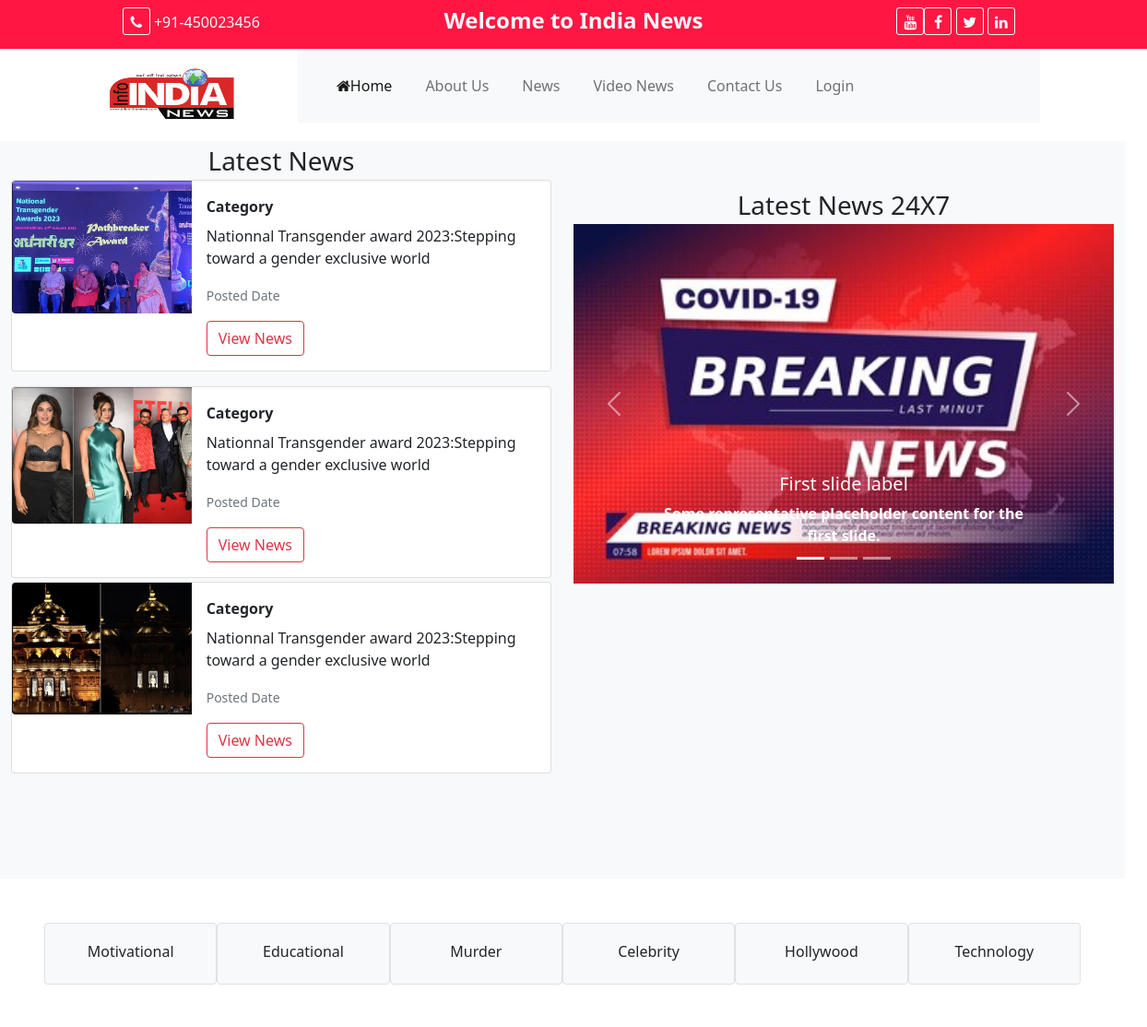
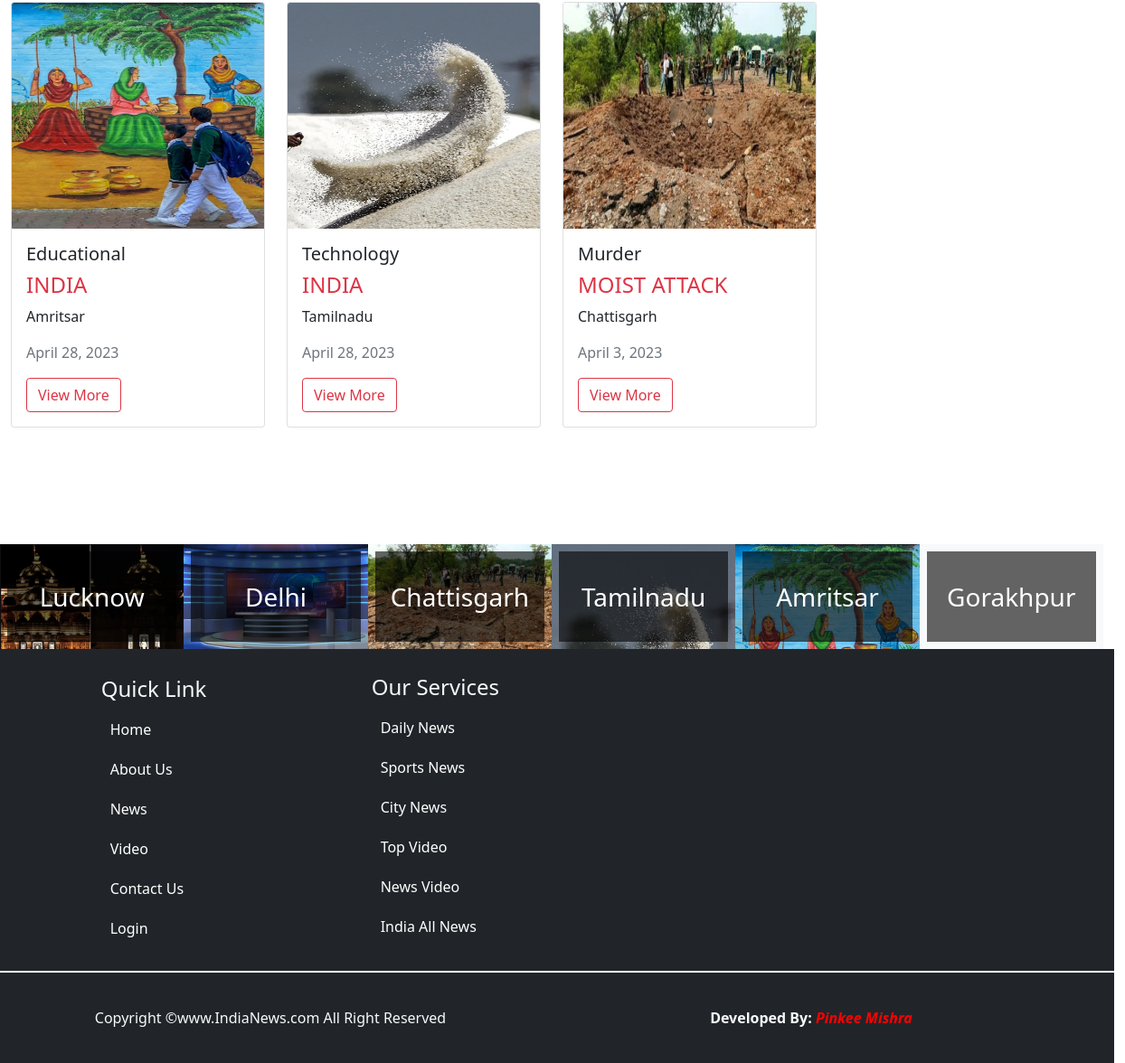
The app's page /index/ with its own data (2 pictures, top to bottom).
### news/models.py (models this page shows, shortened)
class category(models.Model):
    cname=models.CharField(max_length=200)
    def __str__(self):
       return self.cname

class news(models.Model):
    headline=models.CharField(max_length=500)
    newspic=models.ImageField(upload_to='static/news/', default="")
    ndes=models.TextField()
    city=models.ForeignKey(city,on_delete=models.CASCADE)
    category=models.ForeignKey(category,on_delete=models.CASCADE)
    cdate=models.DateField()

class city(models.Model):
    city=models.CharField(max_length=100)
    cpic=models.ImageField(upload_to='static/city/',default="")
    def __str__(self):
      return self.city

### news/views.py (the view)
# urls.py: path('index/', views.index),
def index(request):
    data=category.objects.all().order_by('-id')[0:6]
    cnews=news.objects.all()
    citydata=city.objects.all().order_by('-id')
    sslider=slider.objects.all().order_by('id')
    mydict={"cdata":data,"ctdata":citydata,"cslider":sslider,"lnews":cnews}
    return render(request,'news/index.html',mydict)

### templates/news/index.html (shortened to what this page needs)
{% extends 'base.html' %}
{% load static %}
{% block content %}
    <div class="row">
        <div class="col-sm-6 lnews bg-light" style="height:800px;">
            <div class="text-center fs-3">Latest News</div>
            <marquee direction="down" behaviour="alternate">
            <div class="card mb-3 w-100">
  <div class="row g-0">
    <div class="col-md-4">
      <img src="{% static 'images/news1.png' %}"  style="" class="img-fluid rounded-start" alt="...">
    </div>
    <div class="col-md-8">
      <div class="card-body">
        <b>Category</b>
        <p class="card-text mt-2">Nationnal Transgender award 2023:Stepping toward a gender
            exclusive world</p>
        <p class="card-text mt-2"><small class="text-muted">Posted Date</small></p>
     <a href="#" class="btn btn-outline-danger">View  News</a>
      </div>
    </div>
  </div>
</div>
                        <div class="card mb-1 w-100">
  <div class="row g-0">
    <div class="col-md-4">
      <img src="{% static 'images/news2.png' %}"  style="" class="img-fluid rounded-start" alt="...">
    </div>
    <div class="col-md-8">
      <div class="card-body">
        <b>Category</b>
        <p class="card-text mt-2">Nationnal Transgender award 2023:Stepping toward a gender
            exclusive world</p>
        <p class="card-text mt-2"><small class="text-muted">Posted Date</small></p>
     <a href="#" class="btn btn-outline-danger">View  News</a>
      </div>
    </div>
  </div>
</div>
                        <div class="card mb-1 w-100">
  <div class="row g-0">
    <div class="col-md-4">
      <img src="{% static 'images/news3.png' %}"  style="" class="img-fluid rounded-start" alt="...">
    </div>
    <div class="col-md-8">
      <div class="card-body">
        <b>Category</b>
        <p class="card-text mt-2">Nationnal Transgender award 2023:Stepping toward a gender
            exclusive world</p>
        <p class="card-text mt-2"><small class="text-muted">Posted Date</small></p>
     <a href="#" class="btn btn-outline-danger">View  News</a>
      </div>
    </div>
  </div>
</div>
</marquee>
        </div>
        <div class="col-sm-6 slider pt-5 bg-light">
            <div class="text-center fs-3">Latest News 24X7</div>
            <div id="carouselExampleCaptions" class="carousel slide" data-bs-ride="carousel">
  <div class="carousel-indicators">
    <button type="button" data-bs-target="#carouselExampleCaptions" data-bs-slide-to="0" class="active" aria-current="true" aria-label="Slide 1"></button>
    <button type="button" data-bs-target="#carouselExampleCaptions" data-bs-slide-to="1" aria-label="Slide 2"></button>
    <button type="button" data-bs-target="#carouselExampleCaptions" data-bs-slide-to="2" aria-label="Slide 3"></button>
  </div>
  <div class="carousel-inner">
    <div class="carousel-item active">
      <img src="{% static 'images/slider1.jpg' %}" class="d-block w-100" alt="...">
      <div class="carousel-caption d-none d-md-block">
        <h5 class="text-light">First slide label</h5>
        <b>Some representative placeholder content for the first slide.</b>
      </div>
    </div>
  </div>
  <button class="carousel-control-prev" type="button" data-bs-target="#carouselExampleCaptions" data-bs-slide="prev">
    <span class="carousel-control-prev-icon" aria-hidden="true"></span>
  </button>
  <button class="carousel-control-next" type="button" data-bs-target="#carouselExampleCaptions" data-bs-slide="next">
    <span class="carousel-control-next-icon" aria-hidden="true"></span>
  </button>
</div>
        </div>
    </div>
 <div class="row p-5">
     {% for x in cdata %}
     <div class="col-sm-2 text-center bg-light rounded border border-1 " style="min-height:60px;line-height:60px;padding-bottom:5px;">{{x.cname}}</div>
  {% endfor %}</div>
    <div class="row" style="min-height:600px;">
        {% for z in lnews %}
        <div class="col-sm-3">
            <div class="card w-100">
  <img src="/{{z.newspic}}"  style="height:250px;" class="card-img-top" alt="...">
  <div class="card-body">
    <h5 class="card-title">{{z.category}}</h5>
    <h4 class="card-text text-danger">{{z.headline}}</h4>
      <p class="card-text">{{z.city}}</p>
      <p class="card-text text-muted">{{z.cdate}}</p>
    <a href="#" class="btn btn-outline-danger">View More</a>
  </div>
</div>
        </div>
        {% endfor %}
    </div>
    <div class="row city bg-light">
        {% for a in ctdata %}
        <div class="col-sm-2  " style="min-height:100px;">
        <div class="row p-2" style="background:url(../{{a.cpic}});background-size:cover;">
            <div class="col-sm-12 text-center fs-3 text-white" style="min-height:100px;background:rgba(0,0,0,.6);line-height:100px;">{{a.city}}</div>
        </div></div>
   {% endfor %}
    </div>
{% endblock %}

### templates/base.html (shortened to what this page needs)
<!DOCTYPE html>
{% load static %}
<html lang="en">
<head>
 <link href="{% static 'css/bootstrap.css' %}" rel="stylesheet"/>
    <link href="{% static 'css/all.css' %}" rel="stylesheet"/>
    <link href="{% static 'css/font-awesome.css' %}" rel="stylesheet"/>
</head>
<body>
<div class="container-fluid" >
    <div class="row bg-mycolor text-center text-light py-2" style="background:var(--bg-mycolor);">
        <div class="col-sm-4">
            <i class="fa fa-phone ic" > </i> +91-450023456
        </div>
        <div class="col-sm-4">
       <h4>  <b>  Welcome to India News</b></h4>
        </div>
        <div class="col-sm-4">
          <i class="fa fa-youtube ic" > </i><i class="fa fa-facebook ic" > </i>
          <i class="fa fa-twitter ic" > </i>
            <i class="fa fa-linkedin ic" > </i>
        </div>
    </div>
<div class="row header">
<div class="col-sm-1"></div>
 <div class="col-sm-2">
     <div>
         <img src="{% static 'images/news.jpg' %}" style="height:100px;width:140px;line-height:100px;"/>
     </div>
 </div>
  <div class="col-sm-8 menu">
      <nav class="navbar navbar-expand-lg navbar-light bg-light" style="height:80px;">
<div class="container-fluid">
  <div class="collapse navbar-collapse" id="navbarSupportedContent">
    <ul class="navbar-nav mr-auto">
      <li class="nav-item">
        <a class="nav-link active" href="/index/"><i class="fa fa-home"></i>Home </a>
      </li>
      <li class="nav-item">
        <a class="nav-link" href="/about/">About Us</a>
      </li>
        <li class="nav-item">
        <a class="nav-link" href="/news/">News</a>
      </li>
        <li class="nav-item">
        <a class="nav-link" href="/videonews/">Video News</a>
      </li>
    <li class="nav-item">
        <a class="nav-link" href="/contact/">Contact Us</a>
      </li>
      <li class="nav-item">
        <a class="nav-link " href="/admin/">Login</a>
      </li>
    </ul>
  </div>
    </div>
</nav>
</div>
    <div class="row" style="min-height:700px;">
        <div class="col-sm-12">
    {% block content %}
    {% endblock %}
        </div>
        </div>
<div class="row ufooter bg-dark" style="min-height:350px;">
    <div class="row">
        <div class="col-sm-1 "></div>
        <div class="col-sm-3 text-light foot">
            <h4 style="padding-top:25px;">Quick Link</h4>
            <a href="#" class="st">Home</a>
            <a href="#">About Us</a>
            <a href="#">News</a>
            <a href="#">Video</a>
            <a href="#">Contact Us</a>
            <a href="#">Login</a>
        </div>
        <div class="col-sm-3 text-light foot">
            <h4 style="padding-top:23px;">Our Services</h4>
             <a href="#" class="st">Daily News</a>
            <a href="#">Sports News</a>
            <a href="#"> City News</a>
            <a href="#"> Top Video</a>
            <a href="#">News Video</a>
             <a href="#">India All News</a>
        </div>
        <div class="col-sm-3 text-light">
             <iframe src="https://www.google.com/maps/embed?pb=!1m18!1m12!1m3!1d14413.437783877838!2d83.66309778012604!3d25.426243740640835!2m3!1f0!2f0!3f0!3m2!1i1024!2i768!4f13.1!3m3!1m2!1s0x398dfc0749448cf3%3A0xcc2e269d35287ed0!2sDildar%20Nagar%2C%20Uttar%20Pradesh%20232326!5e0!3m2!1sen!2sin!4v1632681683152!5m2!1sen!2sin"
                    width="550" height="350" style="border:0;padding:20px;" allowfullscreen="" loading="lazy"></iframe>
        </div>
        <div class="col-sm-2 "></div>
    </div>
</div>
<div class="row bfooter bg-dark" style="min-height:80px;border-top:2px solid white;line-height:100px;">
    <div class="row text-center">
        <div class="col-sm-6 text-center text-light">
  Copyright &copy;www.IndiaNews.com All Right Reserved
        </div>
        <div class="col-sm-6 text-center text-light" style="line-height:100px;"><b>Developed By:<i style="color:red;"> Pinkee Mishra</i></b></div>
    </div>
</div>
</div>
</body>
</html>

### static/css/all.css (style rules this page uses)
.fa, .fas, .far, .fal, .fad, .fab { -moz-osx-font-smoothing: grayscale; -webkit-font-smoothing: antialiased; display: inline-block; font-style: normal; font-variant: normal; text-rendering: auto; line-height: 1; }
.fa-facebook:before { content: "\f09a"; }
.fa-home:before { content: "\f015"; }
.fa-linkedin:before { content: "\f08c"; }
.fa-phone:before { content: "\f095"; }
.fa-twitter:before { content: "\f099"; }
.fa-youtube:before { content: "\f167"; }
.fa, .fas { font-family: 'Font Awesome 5 Free'; font-weight: 900; }

### templates/base.html (style rules this page uses)
:root { --bg-mycolor:#ff1744; }
.bg-mycolor { background:#ff1744; }
.ic { border:1px solid white; height:30px; width:30px; line-height:30px; border-radius:3px; }
.menu ul li { padding:1px 10px; }
.foot { display:flex; flex-direction:column; padding-top:5px; color:white text-decoration:none; }
.foot a { color:white; text-decoration:none; padding:10px; }

### records on screen
category: cname "Motivational"
category: cname "Educational"
category: cname "Murder"
category: cname "Celebrity"
category: cname "Hollywood"
category: cname "Technology"
news: newspic (picture), category "Educational", headline "INDIA", city "Amritsar", cdate "April 28, 2023"
news: newspic (picture), category "Technology", headline "INDIA", city "Tamilnadu", cdate "April 28, 2023"
news: newspic (picture), category "Murder", headline "MOIST ATTACK", city "Chattisgarh", cdate "April 3, 2023"
city: cpic (picture), city "Lucknow"
city: cpic (picture), city "Delhi"
city: cpic (picture), city "Chattisgarh"
city: cpic (picture), city "Tamilnadu"
city: cpic (picture), city "Amritsar"
city: city "Gorakhpur"
